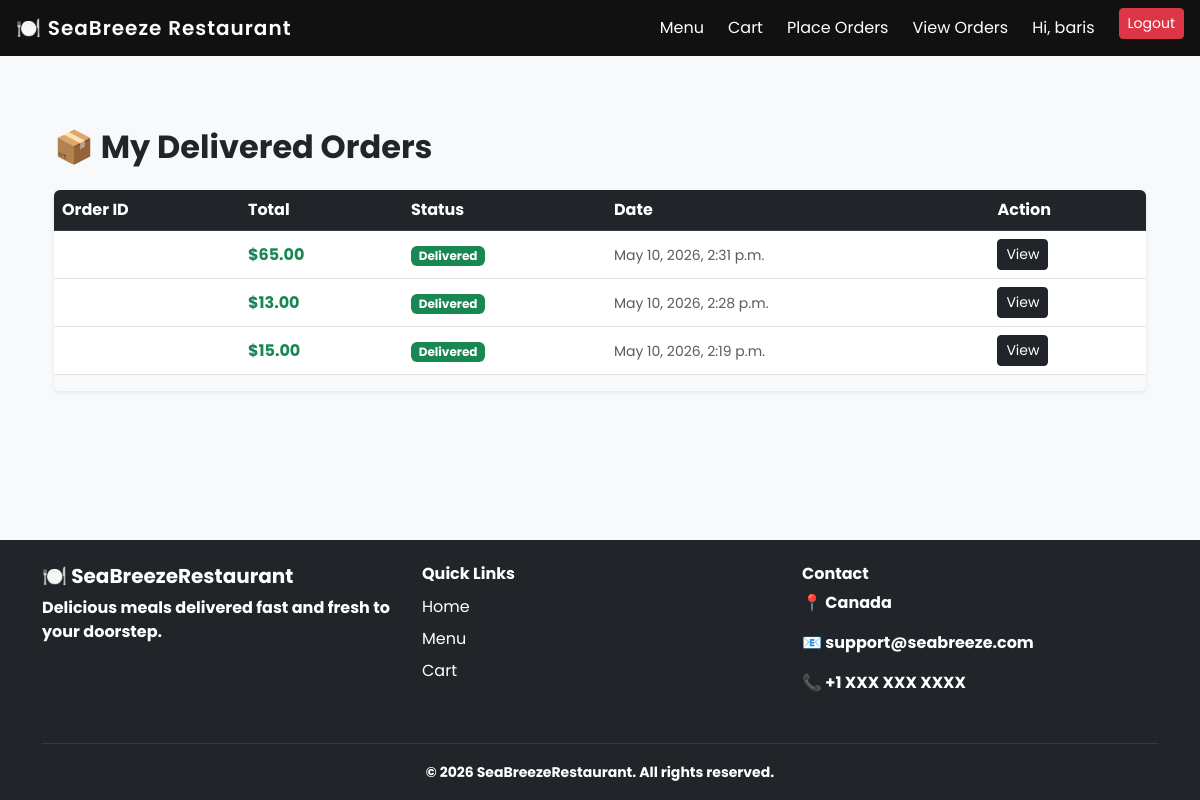
The page /my-orders/ (signed in) on the database as committed earlier.
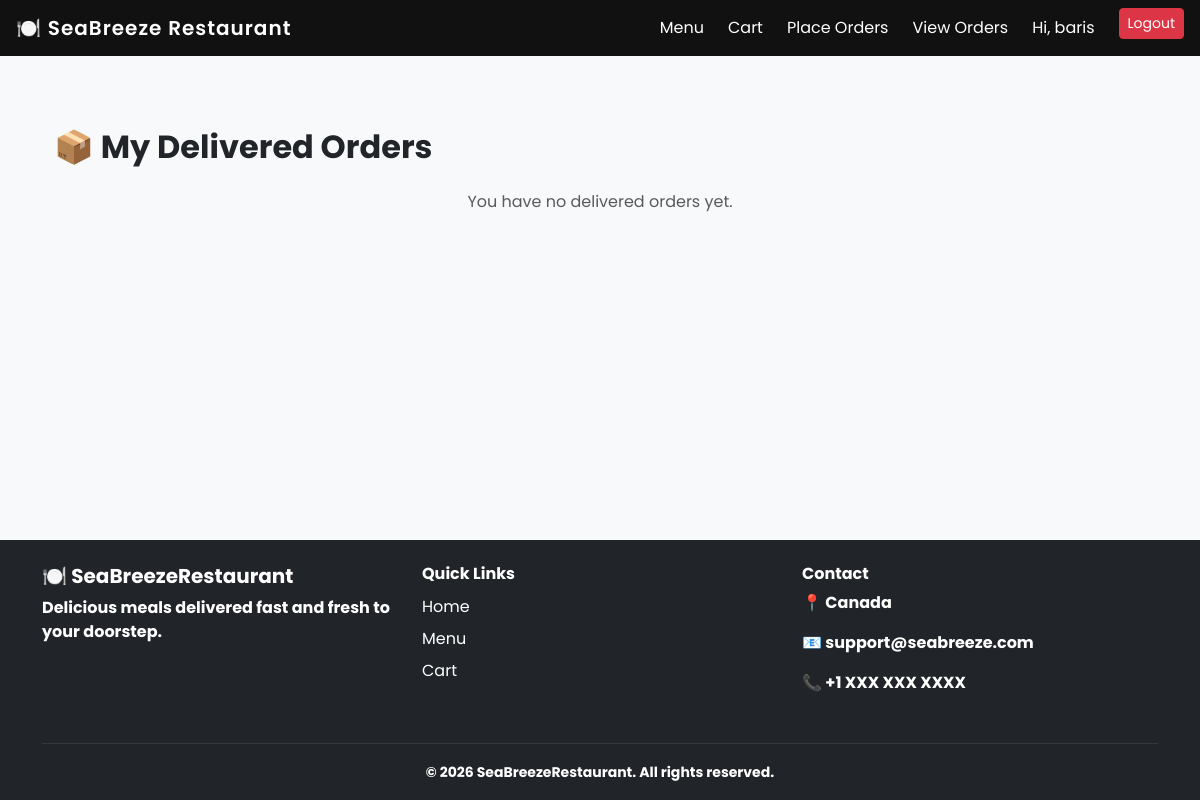
The same page on the database as committed later.
### restaurant/models.py (models this page shows, shortened)
class Order(models.Model):
    user = models.ForeignKey(User, on_delete=models.CASCADE)
    full_name = models.CharField(max_length=200)
    address = models.TextField()
    phone = models.CharField(max_length=20)
    total_price = models.DecimalField(max_digits=10, decimal_places=2)
    status = models.CharField(
        max_length=20,
        choices=[
            ('pending', 'Pending'),
            ('processing', 'Processing'),
            ('delivered', 'Delivered'),
        ],
        default='pending'
    )
    order_code = models.CharField(max_length=20, unique=True, blank=True)
    created = models.DateTimeField(auto_now_add=True)

### restaurant/views.py (the view)
# urls.py: path('my-orders/', views.user_orders_view, name='user_orders'),
@login_required
def user_orders_view(request):
    orders = Order.objects.filter(
        user=request.user,
        status='delivered'
    ).order_by('-created')
    return render(request, 'restaurant/user_orders.html', {
        'orders': orders
    })

### templates/restaurant/user_orders.html (shortened to what this page needs)
{% extends 'restaurant/base.html' %}
{% block content %}
<div class="container py-4">
    <h2 class="fw-bold mb-4 text-center text-md-start">
        📦 My Delivered Orders
    </h2>
    {% if orders %}
    <div class="d-none d-md-block">
        <div class="table-responsive shadow-sm rounded">
            <table class="table table-hover align-middle">
                <thead class="table-dark">
                    <tr>
                        <th>Order ID</th>
                        <th>Total</th>
                        <th>Status</th>
                        <th>Date</th>
                        <th>Action</th>
                    </tr>
                </thead>
                <tbody>
                    {% for order in orders %}
                    <tr>
                        <td class="fw-bold text-primary">
                        </td>
                        <td class="text-success fw-bold">
                            ${{ order.total_price }}
                        </td>
                        <td>
                            <span class="badge bg-success">
                                Delivered
                            </span>
                        </td>
                        <td>
                            <small class="text-muted">
                                {{ order.created }}
                            </small>
                        </td>
                        <td>
                            <a href="{% url 'track_order' order.id %}"
                               class="btn btn-sm btn-dark">
                                View
                            </a>
                        </td>
                    </tr>
                    {% endfor %}
                </tbody>
            </table>
        </div>
    </div>
    {% else %}
        <p class="text-muted text-center">
            You have no delivered orders yet.
        </p>
    {% endif %}
</div>
{% endblock %}

Rows that differ between the two databases and show on the page:
removed Order: total_price "65.00", created "May 10, 2026, 2:31 p.m."
removed Order: total_price "13.00", created "May 10, 2026, 2:28 p.m."
removed Order: total_price "15.00", created "May 10, 2026, 2:19 p.m."
Other text that changed with them:
text no longer shown: "Order ID Total Status Date Action"
text now shown: "You have no delivered orders yet."
